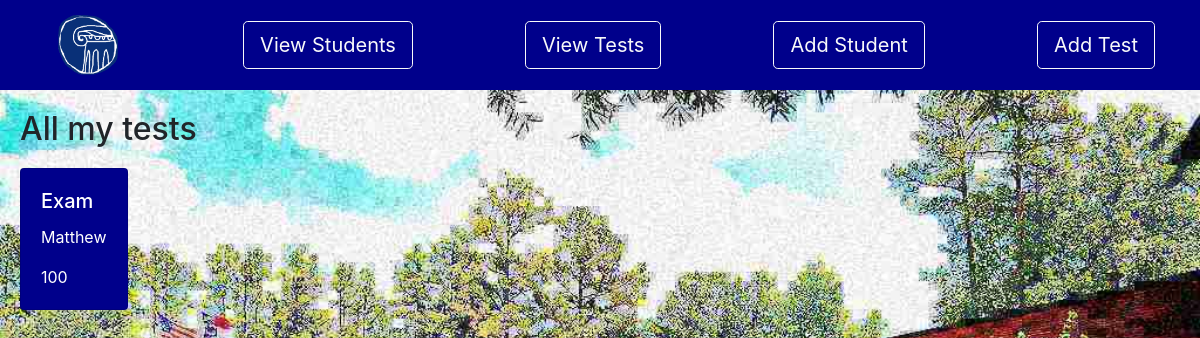
The app's page /verax/tests/, older data.
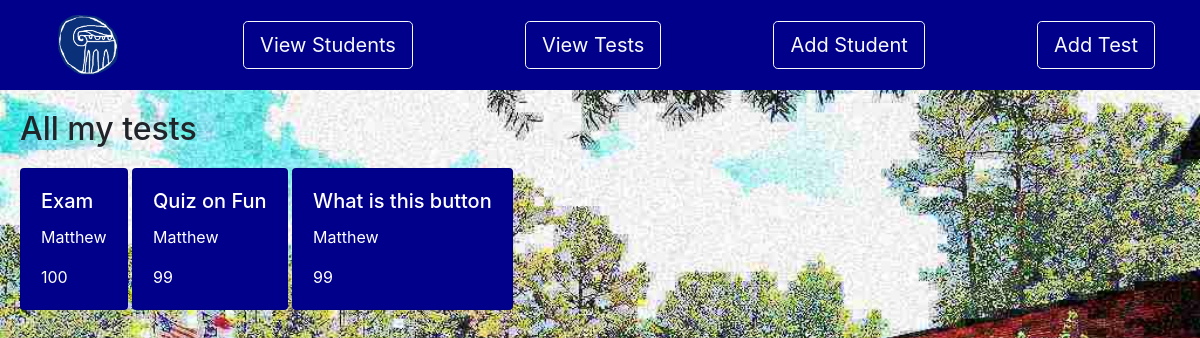
The same page, newer data.
### verax/models.py (models this page shows, shortened)
class Test(models.Model):
    name = models.CharField(max_length=250)
    student = models.ForeignKey(Student, null=True, on_delete=models.CASCADE)
    grade = models.PositiveIntegerField()

class Student(models.Model):
    name = models.CharField(max_length=250)
    average = models.DecimalField(decimal_places=2, max_digits=5, null=True, blank=True)
    def __str__(self):
        return self.name

### verax/views.py (the view)
# urls.py: path('tests/', TestList.as_view(), name="tests"),
class TestList(ListView):
    model = Test
    context_object_name = 'tests';
    template_name = "testlist.html"
    def get_context_data(self, **kwargs):
        context = super().get_context_data(**kwargs)
        return context

### verax/templates/testlist.html
{% extends 'base_nav.html' %}
{% load static %}
{% block content %}
    <h2>All my tests</h2>
    <div class="scrolling-wrapper">
        {% for test in object_list %}
            <div class="card">
                <div class="card-body">
                    <h5 class="card-title">{{ test.name }}</h5>
                    <p class="card-text">{{ test.student }}</p>
                    <p class="card-text">{{ test.grade }}</p>
                </div>
            </div>
        {% endfor %}
    </div>
{% endblock %}

### verax/templates/base_nav.html
{% extends "base.html" %}
{% load static %}
{% block navbar %}
<nav class="navbar navbar-expand-lg" style="background-color: darkblue;">
    <div class="container">
        <div class="homebutton">
            <a class="btn" href="{% url 'students' %}" aria-pressed="true">
                <img src="{% static 'verax/Veracross.png' %}" height="60px">
            </a>
        </div>
        <div class="nav-item">
            <a class="btn btn-outline-light btn-lg" href="{% url 'students' %}">View Students</a>
        </div>
        <div class="nav-item">
            <a class="btn btn-outline-light btn-lg" href="{% url 'tests' %}">View Tests</a>
        </div>
        <div class="nav-item">
            <a class="btn btn-outline-light btn-lg" href="{% url 'stu-create' %}">Add Student</a>
        </div>
        <div class="nav-item">
            <a class="btn btn-outline-light btn-lg" href="{% url 'test-create' %}">Add Test</a>
        </div>
    </div>
</nav>
{% endblock navbar %}

### verax/templates/base.html (shortened to what this page needs)
<!DOCTYPE html>
{% load static %}
<html lang="en">
<head>
        <link rel="stylesheet" href="https://stackpath.bootstrapcdn.com/bootstrap/4.3.1/css/bootstrap.min.css">
        <link rel="stylesheet" type="text/css" href="{% static 'verax/custom.css' %}">
</head>
<body class="parallax">
    {% block navbar %}
    {% endblock navbar %}
<div>
    {% block content %}      {% endblock content%}
</div>
</body>
</html>

### static/verax/custom.css (style rules this page uses)
.scrolling-wrapper { overflow-x: scroll; overflow-y: hidden; white-space: nowrap; margin: 20px; }
.scrolling-wrapper { -webkit-overflow-scrolling: touch; }
.card { display: inline-block; background-color: darkblue; }
h5, p, small { color: white; }
.parallax { background-image: url("DA.png"); height: 100%; background-attachment: fixed; background-position: center; background-repeat: repeat; background-size: cover; }
h2 { margin: 20px; }

Row changes from the older to the newer data that the page shows:
added Test: name "Quiz on Fun", student "Matthew", grade "99"
added Test: name "What is this button", student "Matthew", grade "99"
